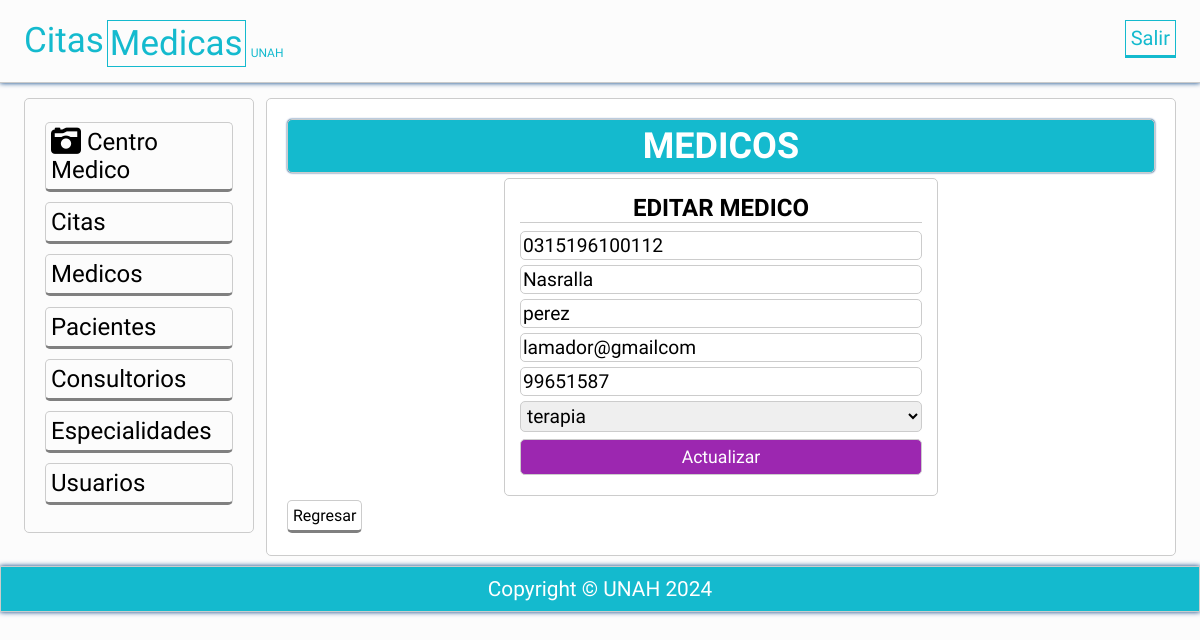
The page /actualizarmedico.php?idMedico=3 (signed in) on the database its author committed.
### tables this page shows
CREATE TABLE `medicos` (
  `idMedico` int(11) NOT NULL,
  `medidentificacion` char(15) NOT NULL,
  `mednombres` varchar(50) NOT NULL,
  `medapellidos` varchar(50) NOT NULL,
  `medEspecialidad` varchar(50) NOT NULL,
  `medtelefono` char(15) NOT NULL,
  `medcorreo` varchar(50) NOT NULL
);

### actualizarmedico.php (called while the page is built, shortened)
<?php session_start();
	require 'funciones.php';
	try{
		$conexion = new PDO('mysql:host=localhost;dbname=centromedico','root','');
	}catch(PDOException $e){
		echo "ERROR: " . $e->getMessge();
		die();
	}
	if($_SERVER['REQUEST_METHOD']=='POST'){
		$id = limpiarDatos($_POST['id']);
		$identificacion = limpiarDatos($_POST['identificacion']);
		$nombres = limpiarDatos($_POST['nombres']);
		$apellidos = limpiarDatos($_POST['apellidos']);
		$correo = limpiarDatos($_POST['correo']);
		$telefono = limpiarDatos($_POST['telefono']);
		$especialidad = limpiarDatos($_POST['especialidad']);
		$statement = $conexion->prepare(
		"UPDATE medicos
        SET medidentificacion = :identificacion,
		mednombres =:nombres,
		medapellidos =:apellidos,
		medEspecialidad =:especialidad,
		medtelefono =:telefono,
		medcorreo =:correo
		WHERE idMedico = :id");
		$statement ->execute(array(
        ':identificacion'=>$identificacion,
		':nombres'=>$nombres,
		':apellidos'=>$apellidos,
		':especialidad'=>$especialidad,
		':telefono'=>$telefono,
		':correo'=>$correo,
        ':id'=> $id
        ));
        header('Location: medicos.php');
	}else{
		$id_medico = id_numeros($_GET['idMedico']);
		$medico = obtener_medico_id($conexion,$id_medico);
		$medico =$medico[0];
	}
	require 'vista/actulizarmedico_vista.php';
?>

### funciones.php (called while the page is built, shortened)
<?php
	function limpiarDatos($datos){
		$datos = trim($datos);
		$datos = stripslashes($datos);
		$datos = htmlspecialchars($datos);
		return $datos;
	}
	function id_numeros($id){
		return (int)limpiarDatos($id);
	}
	function obtener_medico_id($conexion,$id){
		$resultado = $conexion->query("SELECT * FROM medicos WHERE idMedico = $id LIMIT 1");
		$resultado = $resultado->fetchAll();
		return ($resultado) ? $resultado : false;
	}
?>

### vista/actulizarmedico_vista.php (the view, shortened to what this page needs)
<?php include 'plantillas/header.php'; ?>
	<section class="main">
		<div class="wrapp">
			<?php include 'plantillas/nav.php'; ?>
				<article>
					<div class="mensaje">
						<h2>MEDICOS</h2>
					</div>
					<form action="<?php echo htmlspecialchars($_SERVER['PHP_SELF']) ?>" method="post">
						<h2>EDITAR MEDICO</h2>
						<input type="numeric" name="identificacion" placeholder="Identificación" value="<?php echo $medico['medidentificacion'];?>" requerid>
						<input type="text" name="nombres" placeholder="Nombres:" value="<?php echo $medico['mednombres'];?>">
						<input type="text" name="apellidos"
                            placeholder="Apellidos:"   value="<?php echo $medico['medapellidos'];?>">
						<input type="email" name="correo" placeholder="Correo:" value="<?php echo $medico['medcorreo'];?>">
						<input type="numeric" name="telefono" placeholder="Telefono:" value="<?php echo $medico['medtelefono'];?>">
						<select name="especialidad">
							<option value="<?php echo $medico['medEspecialidad'];?>"><?php echo $medico['medEspecialidad'];?></option>
						</select>
						<input type="submit" name="enviar" value="Actualizar">
					</form>
                    <a class="btn-regresar" href="medicos.php">Regresar</a>
				</article>
	</section>
<?php include 'plantillas/footer.php'; ?>
</body>
</html>

### css/estilos.css (style rules this page uses)
* { -webkit-box-sizing: border-box; -moz-box-sizing: border-box; box-sizing: border-box; margin:0px; padding:0px; font-family: 'Antic', sans-serif; }
body { background: rgba(0,0,0,.01); color:#000; }
.wrapp { padding: 0% 2%; width:100%; margin:auto; overflow: hidden; }
.mensaje { background: #14BACE; padding:5px; color:#fff; border-radius:5px; text-align: center; font-size: 1.5em; margin-bottom: 5px; box-shadow: 0 0px 2px #013D82 !important; }
article a { display:block; font-weight: normal; }
article .btn-regresar { display:inline-block; border: 1px solid #ccc; border-bottom: 3px solid gray; color:black; font-weight: normal; }
article { margin: 10px 0px; margin-left:1%; float: left; width: 79%; padding:20px; background: rgb(255, 255, 255); border-radius:5px; }
article,aside, .mensaje { border:1px solid #ccc; }
form h2 { font-color: #000; }
form { max-width: 50%; margin: 2px auto; border:1px solid #ccc; padding: 15px; text-align: left; border-radius:5px; }
form input, form textarea, form select { border: 0; outline: 0; padding: 2px; -moz-border-radius: 5px; -webkit-border-radius: 5px; border-radius: 5px; width: 100%; border:1px solid #ccc; margin-bottom: 5px; font-size: 1.2em; }
form [type="submit"] { cursor: pointer; position: relative; display: inline-block; margin-top: 2px; padding: 0.40em 1.5em; background: #9C27B0; text-decoration: none; font-size: 1.1em; color: #FFF; width: 100%; text-align: center; }
.wrapp form h2 { margin-bottom: 8px; text-align: center; border-bottom:1px solid #ccc; }
article a { margin: 2px 0px; display:inline-block; padding: 5px; color: white; border-radius:5px; cursor:pointer; border-bottom: 3px solid rgba(0, 0, 0,.5); width:auto; text-decoration:none; text-align:center; position: relative; }
footer li,a { text-decoration: none; color: #fff; }

### rows shown on the page
medicos: identificacion "0315196100112", nombres "Nasralla", apellidos "perez", correo "lamador@gmailcom", telefono "99651587", especialidad "terapia"
